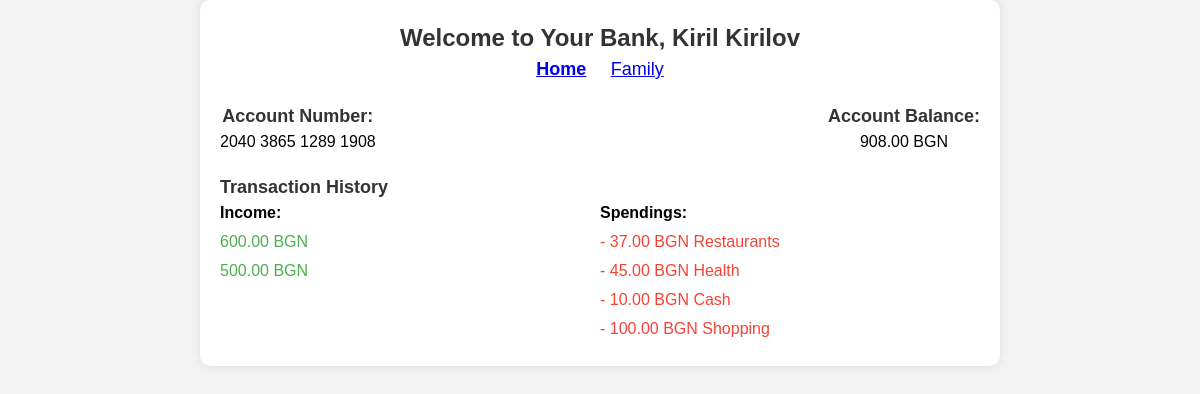
/home/, run on the app's committed database.
### base/models.py (models this page shows, shortened)
class Account(models.Model):
    holder = models.ForeignKey(Customer, on_delete=models.SET_NULL, null=True)
    number = models.CharField(max_length=20)
    amount = models.DecimalField(default=0, max_digits=20, decimal_places=2)
    updated = models.DateTimeField(auto_now=True)
    created = models.DateTimeField(auto_now_add=True)
    members = models.ManyToManyField(Customer, related_name="members", blank=True, null=True)
    type = models.CharField(max_length=20, choices=TYPES, blank=True)
    name = models.CharField(max_length=50, null=True)

class Customer(models.Model):
    name = models.CharField(max_length=200)
    date_of_birth = models.DateTimeField(default=timezone.now)
    personal_number = models.CharField(max_length=15, default="0000000000")
    gender = models.CharField(max_length=20, choices=GENDERS, default="Male")

class Income(models.Model):
    affected_account = models.ForeignKey(Account, on_delete=models.SET_NULL, null=True)
    amount = models.DecimalField(max_digits=20, decimal_places=2)
    updated = models.DateTimeField(auto_now=True)
    created = models.DateTimeField(auto_now_add=True)
    class Meta:
        ordering = ["-updated", "-created"]

class Spends(models.Model):
    affected_account = models.ForeignKey(Account, on_delete=models.SET_NULL, null=True)
    amount = models.DecimalField(max_digits=20, decimal_places=2)
    category = models.CharField(max_length=50, choices=CATEGORIES)
    updated = models.DateTimeField(auto_now=True)
    created = models.DateTimeField(auto_now_add=True)
    class Meta:
        ordering = ["-updated", "-created"]

### base/views.py (the view)
# urls.py: path("home/", views.home_page, name="home"),
def home_page(request):
    account = Account.objects.get(id=1)
    incomes = Income.objects.filter(affected_account=account)
    spending = Spends.objects.filter(affected_account=account)
    account.amount = set_account_amount(account)
    context = {"account": account, "incomes": incomes, "spending": spending
               }
    return render(request, "home.html", context)

### base/views.py (called while the page is built)
def set_account_amount(account):
    incomes = Income.objects.filter(affected_account=account)
    spending = Spends.objects.filter(affected_account=account)
    amount = 0
    for inc in incomes:
        amount += inc.amount
    for spend in spending:
        amount -= spend.amount
    return amount

### templates/home.html (shortened to what this page needs)
<!DOCTYPE html>
{% load static %}
<html lang="en">
<head>
    <link rel="stylesheet" href="{% static 'styles/style.css' %}">
</head>
<body>
    <div class="container">
        <header>
            <h1>Welcome to Your Bank, {{account.holder.name}}</h1>
            <nav class="tabs">
                <ul>
                    <li class="active-tab"><a href="{% url 'home' %}">Home</a></li>
                    <li><a href="{% url 'family' %}">Family</a></li>
                </ul>
            </nav>
        </header>
        <section class="tab-content">
            <div class="tab home-tab active">
                <section class="account-info">
                    <div class="account-details">
                        <h2>Account Number:</h2>
                        <p>{{account.number}}</p>
                    </div>
                    <div class="account-balance">
                        <h2>Account Balance:</h2>
                        <p>{{ account.amount }} BGN</p>
                    </div>
                </section>
                <section class="transaction-history">
                    <h2>Transaction History</h2>
                    <div class="transaction-list">
                        <div class="income">
                            <p><strong>Income:</strong></p>
                            <ul>
                                {% for income in incomes %}
                                	<li>{{ income.amount }} BGN </li>
                                {% endfor %}
                            </ul>
                        </div>
                        <div class="spend">
                            <p><strong>Spendings:</strong></p>
                            <ul>
                                {% for spends in spending %}
                                <li> - {{ spends.amount }} BGN {{ spends.category }}</li>
                                {% endfor %}
                            </ul>
                        </div>
                    </div>
                </section>
            </div>
        </section>
    </div>
</body>
</html>

### static/styles/style.css (style rules this page uses)
*, *::before, *::after { box-sizing: border-box; }
body, h1, h2, h3, h4, p, figure, blockquote, dl, dd { margin-block-end: 0; }
body { min-height: 100vh; text-rendering: optimizeSpeed; line-height: 1.5; }
a:not([class]) { text-decoration-skip-ink: auto; }
body, h1, h2, p, ul { margin: 0; padding: 0; }
body { font-family: Arial, sans-serif; background-color: #f3f3f3; }
.container { max-width: 800px; margin: 0 auto; background-color: #fff; padding: 20px; border-radius: 10px; box-shadow: 0 0 10px rgba(0, 0, 0, 0.1); }
header { text-align: center; margin-bottom: 20px; }
h1 { font-size: 24px; color: #333; }
.account-info { display: flex; justify-content: space-between; margin-bottom: 20px; }
.account-details, .account-balance { text-align: center; }
h2 { font-size: 18px; color: #333; }
.transaction-history { margin-top: 20px; }
.transaction-list { display: flex; justify-content: space-between; }
.income, .spend { flex: 1; }
ul { list-style: none; }
.income ul li, .spend ul li { margin: 5px 0; font-size: 16px; color: #333; }
.income ul li { color: #4CAF50; }
.spend ul li { color: #F44336; }
.tabs { text-align: center; }
.tabs ul { list-style: none; padding: 0; }
.tabs ul li { display: inline; margin: 0 10px; cursor: pointer; font-size: 18px; color: #333; }
.tabs ul li.active-tab { font-weight: bold; text-decoration: underline; }
.tab { display: none; }
.tab.active { display: block; }

### data on the page
Account: holder.name "Kiril Kirilov", number "2040 3865 1289 1908", amount "908.00"
Income: amount "600.00"
Income: amount "500.00"
Spends: amount "37.00", category "Restaurants"
Spends: amount "45.00", category "Health"
Spends: amount "10.00", category "Cash"
Spends: amount "100.00", category "Shopping"
